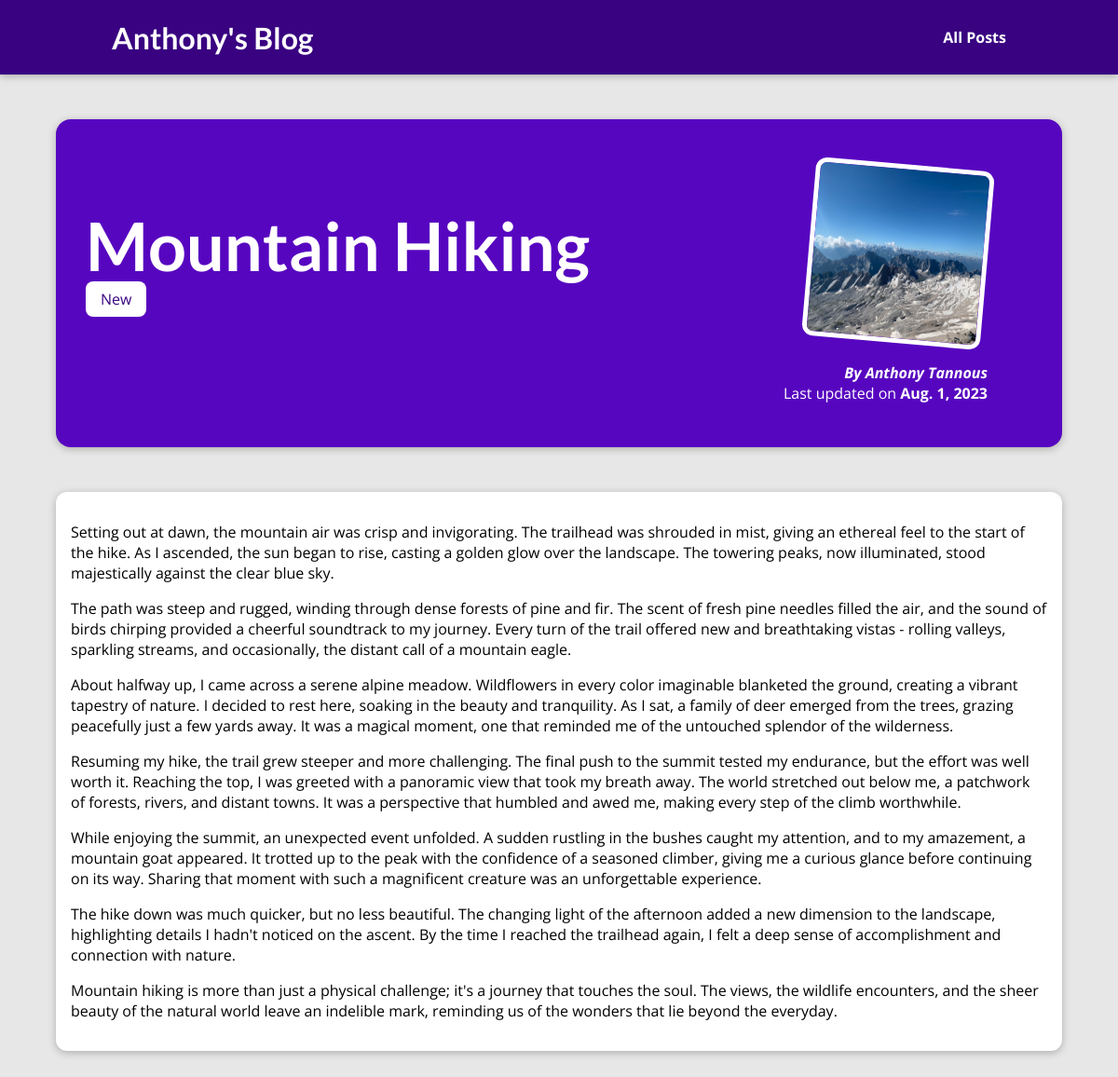
The app's page /posts/mountain-hiking with its own data.
### blog_project/models.py (models this page shows, shortened)
class Post(models.Model):
    title = models.CharField(max_length=50)
    author = models.ForeignKey(Author, on_delete=models.SET_NULL, related_name="posts", null=True)
    excerpt = models.CharField(max_length=250)
    image_name = models.CharField(max_length=20)
    date = models.DateField()
    content = models.TextField()
    slug = models.SlugField(default="", unique=True, max_length=100, blank=True, null=False, db_index=True)
    tags = models.ManyToManyField(Tag, blank=True)
    def get_tags(self):
        return ", ".join([t.caption for t in self.tags.all()])
    get_tags.short_description = "tags"

class Tag(models.Model):
    caption = models.CharField(max_length=15)
    def __str__(self):
        return f"{self.caption}"

class Author(models.Model):
    first_name = models.CharField(max_length=20)
    last_name = models.CharField(max_length=20)
    email = models.EmailField()
    def __str__(self):
        return f"{self.first_name} {self.last_name}"

### blog_project/views.py (the view)
# urls.py: path("posts/<slug:slug>", views.load_one_post, name="load-post"),
def load_one_post(request, slug):
    post = get_object_or_404(Post, slug=slug)
    return render(
        request,
        "blog_project/post-detail.html",
        {
            "post": post,
            "post_tags": post.tags.all()
        },
    )

### blog_project/templates/blog_project/post-detail.html (shortened to what this page needs)
{% extends 'base.html' %}
{% load static %}
{% block css_files %}
<link rel="stylesheet" href="{% static "blog_project/post-detail.css" %}">
{% endblock %}
{% block content %}
<section id="summary">
    <h2>{{ post.title }}</h2>
    <div>
        {% for tag in post_tags %}
            <span class="tag">{{ tag }}</span>
        {% endfor %}
    </div>
    <article>
        <img src="{% static "blog_project/images/"|add:post.image_name %}" alt="{{ post.image_name }}">
        <address>By <a href="mailto:{{ post.author.email }}">{{ post.author }}</a></address>
        <div>
            Last updated on <time datetime="">{{ post.date }}</time>
        </div>
    </article>
</section>
<main>
    {{ post.content|linebreaks }}
</main>
{% endblock %}

### templates/base.html (shortened to what this page needs)
{% load static %}
<!DOCTYPE html>
<html lang="en">
<head>
    <link rel="stylesheet" href="{% static "styles.css" %}">
    {% block css_files %}{% endblock %}
</head>
<body>
    <header id="main-navigation">
        <h1>
            <a href="{% url "home-page" %}">Anthony's Blog</a>
        </h1>
        <nav>
            <a href="{% url "posts-page" %}">All Posts</a>
        </nav>
    </header>
    {% block content %}{% endblock %}
</body>
</html>

### static/styles.css (style rules this page uses)
* { box-sizing: border-box; }
html { font-family: "Open Sans", "Lato", sans-serif; }
body { margin: 0; }
h1, h2, h3 { font-family: "Lato", sans-serif; font-weight: bold; }
#main-navigation { width: 100%; height: 5rem; display: flex; justify-content: space-between; align-items: center; padding: 0 10%; position: absolute; top: 0; left: 0; }
#main-navigation a { text-decoration: none; color: white; font-weight: bold; }

### blog_project/static/blog_project/post-detail.css (style rules this page uses)
body { background-color: #e7e7e7; }
#main-navigation { background-color: #390281; box-shadow: 0 2px 8px rgba(0, 0, 0, 0.25); }
#summary { margin: 8rem auto 3rem auto; padding: 2rem; width: 90%; max-width: 90rem; border-radius: 16px; background-color: #5706c0; position: relative; box-shadow: 0 2px 8px rgba(0, 0, 0, 0.25); height: 22rem; }
#summary h2 { color: white; font-size: 4.5rem; margin-bottom: 0.25rem; }
#summary article { position: absolute; top: 2rem; right: 3rem; padding: 1rem 2rem; border-radius: 12px; text-align: right; color: white; }
#summary article img { width: 12rem; height: 12rem; border-radius: 12px; transform: rotateZ(5deg); border: 5px solid white; margin-bottom: 1rem; }
#summary address { font-weight: bold; }
#summary a { color: white; text-decoration: None; }
#summary time { font-weight: bold; }
main { width: 90%; max-width: 90rem; margin: 3rem auto; background-color: white; padding: 1rem; border-radius: 12px; box-shadow: 0 2px 8px rgba(0, 0, 0, 0.25); }
.tag { background-color: white; color: #390281; padding: 0.5rem 1rem; border-radius: 8px; }

### records on screen
Post: title "Mountain Hiking", image_name (picture), author "Anthony Tannous", date "Aug. 1, 2023", content "Setting out at dawn, the mountain air was crisp and invigorating. The trailhead was shrouded in mist, giving an ethereal feel to the start of the hike. As I ascended, the sun began to rise, casting a golden glow over the landscape. The towering peaks, now illuminated, stood majestically against the clear blue sky. The path was steep and rugged, winding through dense forests of pine and fir. The scent of fresh pine needles filled the air, and the sound of birds chirping provided a cheerful soundtrack to my journey. Every turn of the trail offered new and breathtaking vistas - rolling valleys, sparkling streams, and occasionally, the distant call of a mountain eagle. About halfway up, I came…"
Tag: caption "New"
